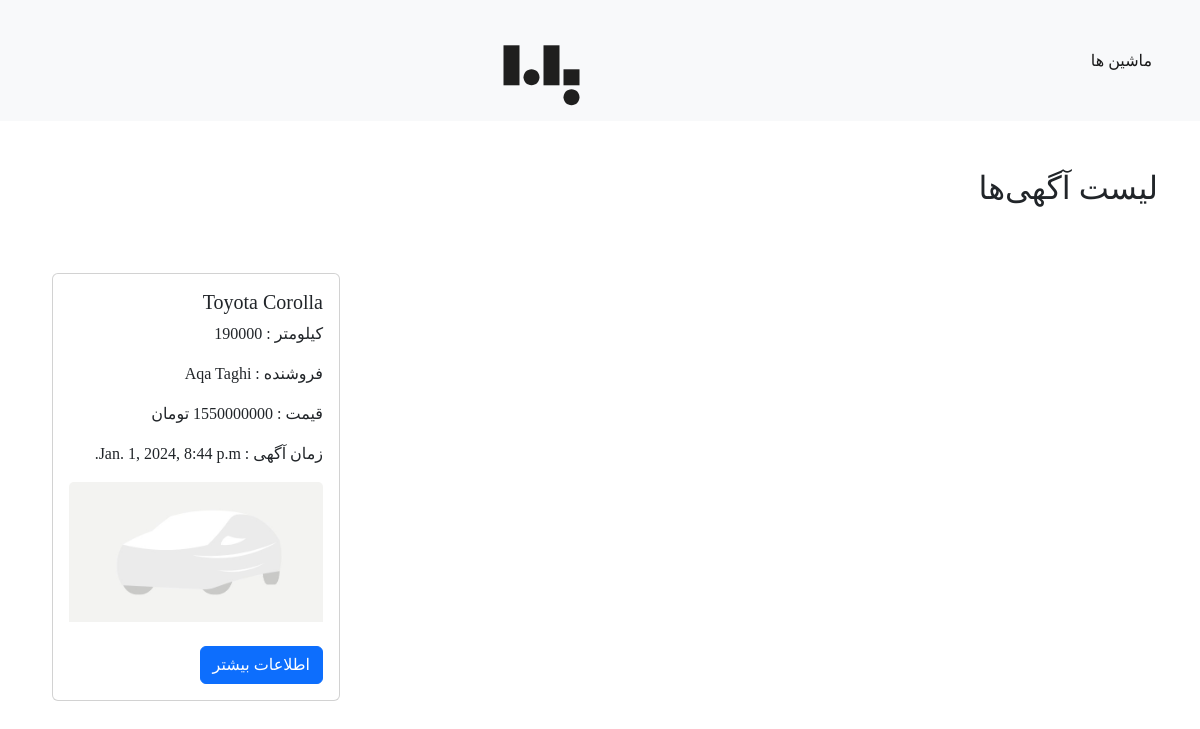
The app's page /ads/?car=Corolla with its own data.
### ads/models.py (models this page shows, shortened)
class Ads(models.Model):
    car = models.ForeignKey(Car, on_delete=models.PROTECT)
    seller = models.ForeignKey(Seller, on_delete=models.PROTECT)
    city = models.CharField(max_length=100)
    address = models.CharField(max_length=100)
    price = models.PositiveIntegerField()
    description = models.TextField()
    kilometer = models.IntegerField()
    year = models.CharField(max_length=4)
    color = models.CharField(max_length=20)
    posting_time = models.DateTimeField(editable=False, default=datetime.datetime.now())
    nardebam = models.BooleanField()

class Car(models.Model):
    name = models.CharField(max_length=100)
    brand = models.ForeignKey(Brand, on_delete=models.PROTECT)
    type = models.CharField(max_length=20, choices=(("car", "car"),
                                                    ("bicycle", "bicycle"),
                                                    ("motor", "motor"),
                                                    ("heavy_car", "heavy_car")), default = 'car')
    acceleration = models.FloatField()
    power = models.IntegerField()
    fuel = models.CharField(max_length=20, choices=(('petrol','petrol'),
                                                    ('electricity', 'electricity'),
                                                    ('gasoline', 'gasoline')), default = 'petrol')

class Brand(models.Model):
    name = models.CharField(max_length=50)
    def __str__(self) -> str:
        return self.name

class Seller(models.Model):
    name = models.CharField(max_length=100)
    type = models.CharField(max_length=50, choices=(('shakhsi', 'shakhsi'),
                                                    ('bongah', 'bongah'),
                                                    ('namayeshgah','namayeshgah')), default='shakhsi')
    phone_number=models.CharField(max_length=11)
    verified = models.BooleanField()

### ads/views.py (the view)
# urls.py: path('', ads_list),
def ads_list(request):
    adss = Ads.objects.all()
    selected_car = request.GET.get('car')
    selected_min = request.GET.get('min')
    selected_max = request.GET.get('max')
    if selected_car != None:
        adss = adss.filter(car__name=selected_car)
    if selected_min != None:
        adss = adss.filter(price__gte=selected_min)
    if selected_max != None:
        adss = adss.filter(price__lte=selected_max)
    return render(request, 'adspage/ads.html', {'adss':adss.order_by('-nardebam')})

### media/templates/adspage/ads.html (shortened to what this page needs)
<!DOCTYPE html>
<html lang="fa", dir="rtl">
<head>
    <link rel="stylesheet" href="https://stackpath.bootstrapcdn.com/bootstrap/4.5.2/css/bootstrap.min.css">
    <link href="https://cdn.jsdelivr.net/npm/bootstrap@5.3.2/dist/css/bootstrap.min.css" rel="stylesheet">
    <link rel="stylesheet" href="../../assets/style.css">
</head>
<body>
<nav class="navbar navbar-expand-lg navbar-light bg-light">
        <ul class="navbar-nav">
            <li class="nav-item">
                <a  class="nav-link active" aria-current="page" href="/machines">ماشین ها</a>
            </li>
        </ul>
        <a href="/" aria-current="page" class="navbar-brand mx-auto" data-v-5561ece8="" data-v-08673970="">
            <br>
        </a>
    </nav>
    <br><br>
<div class="container">
    <h2>لیست آگهی‌ها</h2>
    <br><br>
    {% for car_ad in adss %}
        <div class="card" style="width: 18rem;">
            <div class="card-body">
                <h5 class="card-title">{{car_ad.car.brand}} {{ car_ad.car.name }}</h5>
                <p class="card-text">کیلومتر : {{ car_ad.kilometer }}</p>
                <p class="card-text">فروشنده : {{ car_ad.seller.name }}</p>
                <p class="card-text">قیمت : {{ car_ad.price }} تومان</p>
                <p class="card-text">زمان آگهی : {{ car_ad.posting_time}}</p>
                <img src="../../assets/img/dc.jpg" alt="" class="card-img-top">
                <br><br>
                <a href="#" class="btn btn-primary">اطلاعات بیشتر</a>
            </div>
        </div>
    {% endfor %}
</div>
</body>
</html>

### media/assets/style.css (style rules this page uses)
body { font-family: Vazir; }
.card { width: 45%; margin: 10px; float: left; }

### records on screen
Ads: car.brand "Toyota", car.name "Corolla", kilometer "190000", seller.name "Aqa Taghi", posting_time "Jan. 1, 2024, 8:44 p.m."
